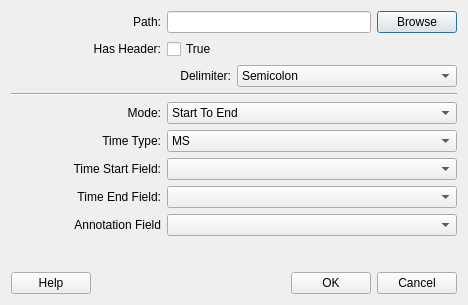
<?xml version="1.0" encoding="UTF-8"?>
<ui version="4.0">
 <class>Dialog</class>
 <widget class="QDialog" name="Dialog">
  <property name="geometry">
   <rect>
    <x>0</x>
    <y>0</y>
    <width>468</width>
    <height>305</height>
   </rect>
  </property>
  <property name="windowTitle">
   <string>Dialog</string>
  </property>
  <layout class="QVBoxLayout" name="verticalLayout">
   <item>
    <layout class="QHBoxLayout" name="horizontalLayout">
     <item>
      <widget class="QLabel" name="label">
       <property name="sizePolicy">
        <sizepolicy hsizetype="Maximum" vsizetype="Preferred">
         <horstretch>0</horstretch>
         <verstretch>0</verstretch>
        </sizepolicy>
       </property>
       <property name="minimumSize">
        <size>
         <width>150</width>
         <height>0</height>
        </size>
       </property>
       <property name="text">
        <string>Path:</string>
       </property>
       <property name="alignment">
        <set>Qt::AlignRight|Qt::AlignTrailing|Qt::AlignVCenter</set>
       </property>
      </widget>
     </item>
     <item>
      <widget class="QLineEdit" name="lineEdit_Path"/>
     </item>
     <item>
      <widget class="QPushButton" name="btn_browse">
       <property name="text">
        <string>Browse</string>
       </property>
      </widget>
     </item>
    </layout>
   </item>
   <item>
    <layout class="QHBoxLayout" name="horizontalLayout_7">
     <item>
      <widget class="QLabel" name="label_6">
       <property name="sizePolicy">
        <sizepolicy hsizetype="Maximum" vsizetype="Preferred">
         <horstretch>0</horstretch>
         <verstretch>0</verstretch>
        </sizepolicy>
       </property>
       <property name="minimumSize">
        <size>
         <width>150</width>
         <height>0</height>
        </size>
       </property>
       <property name="text">
        <string>Has Header:</string>
       </property>
       <property name="alignment">
        <set>Qt::AlignRight|Qt::AlignTrailing|Qt::AlignVCenter</set>
       </property>
      </widget>
     </item>
     <item>
      <widget class="QCheckBox" name="checkBox_HasHeader">
       <property name="sizePolicy">
        <sizepolicy hsizetype="Expanding" vsizetype="Fixed">
         <horstretch>0</horstretch>
         <verstretch>0</verstretch>
        </sizepolicy>
       </property>
       <property name="text">
        <string>True</string>
       </property>
      </widget>
     </item>
    </layout>
   </item>
   <item>
    <layout class="QHBoxLayout" name="horizontalLayout_8">
     <item>
      <widget class="QLabel" name="label_7">
       <property name="sizePolicy">
        <sizepolicy hsizetype="Preferred" vsizetype="Maximum">
         <horstretch>0</horstretch>
         <verstretch>0</verstretch>
        </sizepolicy>
       </property>
       <property name="minimumSize">
        <size>
         <width>150</width>
         <height>0</height>
        </size>
       </property>
       <property name="text">
        <string>Delimiter:</string>
       </property>
       <property name="alignment">
        <set>Qt::AlignRight|Qt::AlignTrailing|Qt::AlignVCenter</set>
       </property>
      </widget>
     </item>
     <item>
      <widget class="QComboBox" name="comboBox_Seperator">
       <item>
        <property name="text">
         <string>Semicolon</string>
        </property>
       </item>
       <item>
        <property name="text">
         <string>Tab</string>
        </property>
       </item>
      </widget>
     </item>
    </layout>
   </item>
   <item>
    <widget class="Line" name="line">
     <property name="orientation">
      <enum>Qt::Horizontal</enum>
     </property>
    </widget>
   </item>
   <item>
    <layout class="QHBoxLayout" name="horizontalLayout_9">
     <item>
      <widget class="QLabel" name="label_8">
       <property name="sizePolicy">
        <sizepolicy hsizetype="Maximum" vsizetype="Preferred">
         <horstretch>0</horstretch>
         <verstretch>0</verstretch>
        </sizepolicy>
       </property>
       <property name="minimumSize">
        <size>
         <width>150</width>
         <height>0</height>
        </size>
       </property>
       <property name="text">
        <string>Mode:</string>
       </property>
       <property name="alignment">
        <set>Qt::AlignRight|Qt::AlignTrailing|Qt::AlignVCenter</set>
       </property>
      </widget>
     </item>
     <item>
      <widget class="QComboBox" name="comboBox_Mode">
       <item>
        <property name="text">
         <string>Start To End</string>
        </property>
       </item>
       <item>
        <property name="text">
         <string>Start To Next</string>
        </property>
       </item>
      </widget>
     </item>
    </layout>
   </item>
   <item>
    <layout class="QHBoxLayout" name="horizontalLayout_5">
     <item>
      <widget class="QLabel" name="label_5">
       <property name="sizePolicy">
        <sizepolicy hsizetype="Maximum" vsizetype="Preferred">
         <horstretch>0</horstretch>
         <verstretch>0</verstretch>
        </sizepolicy>
       </property>
       <property name="minimumSize">
        <size>
         <width>150</width>
         <height>0</height>
        </size>
       </property>
       <property name="text">
        <string>Time Type:</string>
       </property>
       <property name="alignment">
        <set>Qt::AlignRight|Qt::AlignTrailing|Qt::AlignVCenter</set>
       </property>
      </widget>
     </item>
     <item>
      <widget class="QComboBox" name="comboBox_tType">
       <item>
        <property name="text">
         <string>MS</string>
        </property>
       </item>
       <item>
        <property name="text">
         <string>HH:MM:SS</string>
        </property>
       </item>
       <item>
        <property name="text">
         <string>HH:MM:SS:MS</string>
        </property>
       </item>
       <item>
        <property name="text">
         <string>HH:MM:SS:FRAME</string>
        </property>
       </item>
       <item>
        <property name="text">
         <string>FrameIDX</string>
        </property>
       </item>
      </widget>
     </item>
    </layout>
   </item>
   <item>
    <layout class="QHBoxLayout" name="horizontalLayout_2">
     <item>
      <widget class="QLabel" name="label_2">
       <property name="sizePolicy">
        <sizepolicy hsizetype="Maximum" vsizetype="Preferred">
         <horstretch>0</horstretch>
         <verstretch>0</verstretch>
        </sizepolicy>
       </property>
       <property name="minimumSize">
        <size>
         <width>150</width>
         <height>0</height>
        </size>
       </property>
       <property name="text">
        <string>Time Start Field:</string>
       </property>
       <property name="alignment">
        <set>Qt::AlignRight|Qt::AlignTrailing|Qt::AlignVCenter</set>
       </property>
      </widget>
     </item>
     <item>
      <widget class="QComboBox" name="comboBox_startField"/>
     </item>
    </layout>
   </item>
   <item>
    <layout class="QHBoxLayout" name="horizontalLayout_3">
     <item>
      <widget class="QLabel" name="label_3">
       <property name="sizePolicy">
        <sizepolicy hsizetype="Maximum" vsizetype="Preferred">
         <horstretch>0</horstretch>
         <verstretch>0</verstretch>
        </sizepolicy>
       </property>
       <property name="minimumSize">
        <size>
         <width>150</width>
         <height>0</height>
        </size>
       </property>
       <property name="text">
        <string>Time End Field:</string>
       </property>
       <property name="alignment">
        <set>Qt::AlignRight|Qt::AlignTrailing|Qt::AlignVCenter</set>
       </property>
      </widget>
     </item>
     <item>
      <widget class="QComboBox" name="comboBox_endField"/>
     </item>
    </layout>
   </item>
   <item>
    <layout class="QHBoxLayout" name="horizontalLayout_4">
     <item>
      <widget class="QLabel" name="label_4">
       <property name="sizePolicy">
        <sizepolicy hsizetype="Maximum" vsizetype="Preferred">
         <horstretch>0</horstretch>
         <verstretch>0</verstretch>
        </sizepolicy>
       </property>
       <property name="minimumSize">
        <size>
         <width>150</width>
         <height>0</height>
        </size>
       </property>
       <property name="text">
        <string>Annotation Field</string>
       </property>
       <property name="alignment">
        <set>Qt::AlignRight|Qt::AlignTrailing|Qt::AlignVCenter</set>
       </property>
      </widget>
     </item>
     <item>
      <widget class="QComboBox" name="comboBox_annotationField"/>
     </item>
    </layout>
   </item>
   <item>
    <spacer name="verticalSpacer">
     <property name="orientation">
      <enum>Qt::Vertical</enum>
     </property>
     <property name="sizeHint" stdset="0">
      <size>
       <width>20</width>
       <height>40</height>
      </size>
     </property>
    </spacer>
   </item>
   <item>
    <layout class="QHBoxLayout" name="horizontalLayout_6">
     <item>
      <widget class="QPushButton" name="btn_help">
       <property name="text">
        <string>Help</string>
       </property>
      </widget>
     </item>
     <item>
      <spacer name="horizontalSpacer">
       <property name="orientation">
        <enum>Qt::Horizontal</enum>
       </property>
       <property name="sizeHint" stdset="0">
        <size>
         <width>40</width>
         <height>20</height>
        </size>
       </property>
      </spacer>
     </item>
     <item>
      <widget class="QPushButton" name="btn_ok">
       <property name="text">
        <string>OK</string>
       </property>
      </widget>
     </item>
     <item>
      <widget class="QPushButton" name="btn_cancel">
       <property name="text">
        <string>Cancel</string>
       </property>
      </widget>
     </item>
    </layout>
   </item>
  </layout>
 </widget>
 <resources/>
 <connections/>
</ui>
